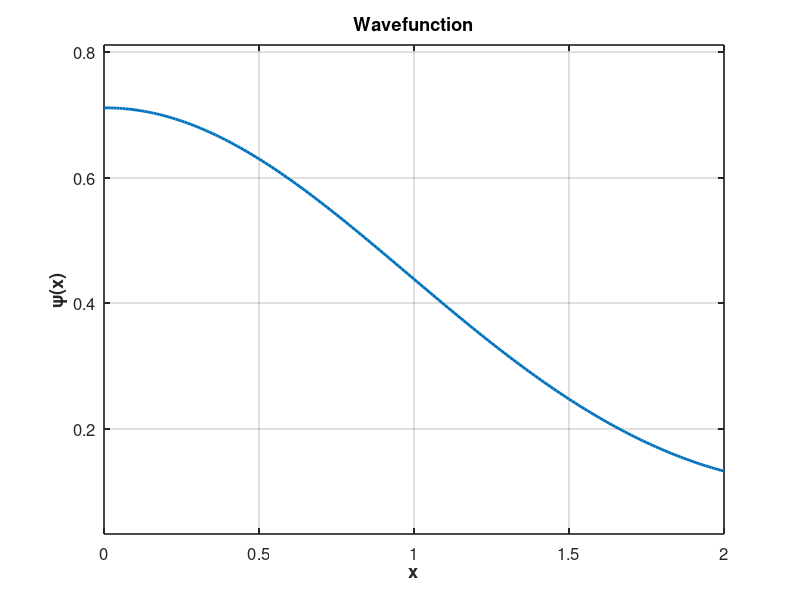

This chart was generated by the following MATLAB code:
clc; clear all;

% Constants
m = 1.0;
h = 1.0;
w = 1.0;
dx = 0.01;

function phi = compphi(dx, j)
  phi = 2 + power(dx, 4) * j * j - dx*dx;
endfunction

% Initial values to arbitrary scale
% NOTE: the scale are to be fixed while normalization
psi0even = 1.0;
psi1even = 1.0;

Xmax = 2;
Xs = 0:dx:Xmax;
N = length(Xs);

psieven = zeros(N, 1);

psieven(1) = psi0even;
psieven(2) = psi1even;

for i = 3:N
  psieven(i) = compphi(dx, i) * psieven(i-1) - psieven(i-2);
endfor

% Lets compute the Integral of the function
% since the ground state function is even,
% the factor will be 2.

weights = [
  sqrt(pi)/2;
  sqrt(pi)/2;
];

nodes = [
   -1/sqrt(2);
    1/sqrt(2);
];

index = floor(nodes(2) / dx);
fx = psieven(index);
I = 2 * fx * weights(2);

psieven = psieven / I;

fprintf("The normalization constant was: %f\n", I);

figure('Color','w');                 % clean white background
plot(Xs, psieven, 'LineWidth', 2);   % thicker line for visibility
grid on;                             % grid improves readability

xlabel('x','FontSize',12,'FontWeight','bold');
ylabel('\psi(x)','FontSize',12,'FontWeight','bold');
title('Wavefunction','FontSize',14,'FontWeight','bold');

xlim([0 Xmax]);                      % enforce proper axis
ylim([min(psieven)-0.1, max(psieven)+0.1]);

set(gca, 'FontSize', 12, 'LineWidth', 1.2);   % nicer axes

